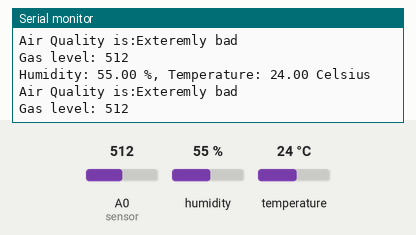
This sketch was run on a simulated Arduino Uno, built with avr-gcc and run on an emulated ATmega328P. Parts: the last lines printed to the serial monitor. The test bench sets the inputs (shaded band); at power-on: A0 (sensor) = 512, humidity 55 %, temperature 24 °C.

Above: at 4.8 s.
4.9 s: A0 (sensor) set to 290
At 7.4 s:
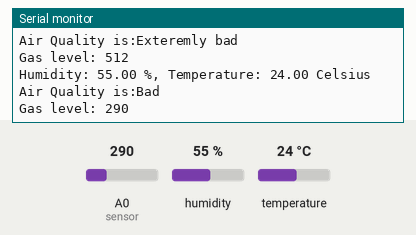
9.7 s: A0 (sensor) set to 215
At 11.5 s:
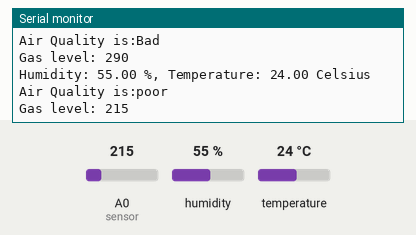
13.8 s: A0 (sensor) set to 165
At 15.7 s:
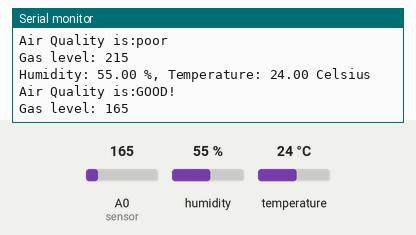
17.9 s: humidity set to 22 %
At 18.9 s:
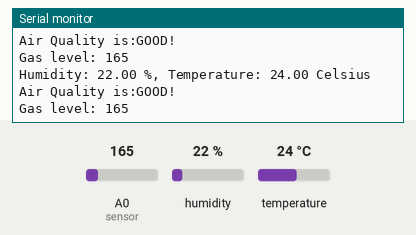
20.9 s: temperature set to 12 °C
At 23.3 s:
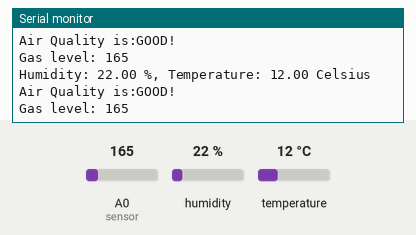
23.9 s: humidity set to 40 %
At 25.4 s:
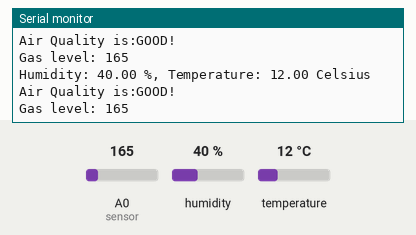
Timing chart, 0 to 26.9 s (numbered marks = the images above; inputs shaded):
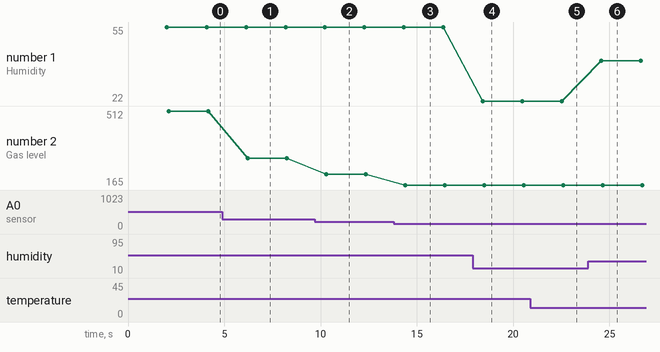

The sketch:

Sensors.ino
```cpp
#include "DHT.h";

#define DHT_PIN 7
#define DHTTYPE DHT11 // DHT type is DHT 11

#define sensor    A0                      //sensor on Analog 0

DHT dht(DHT_PIN, DHTTYPE);

float hum; //Stores humidity value
float temp; // Stores temp value

int gasLevel = 0;     //int variable for gas level
String quality ="";

void setup() {

 Serial.begin(9600);
 dht.begin();
 pinMode(sensor,INPUT);      //set sensor for input

}


void loop() {


  delay(2000); //Delay so sensor can stablize

  // Temp and humidity (DHT 11)
  hum = dht.readHumidity(); // Get humidity value
  temp= dht.readTemperature(); // Get Temperature value

  gasLevel = analogRead(sensor);

  //Air quality (MQ 130)
   if(gasLevel<175){
    quality = "GOOD!    ";
  }
  else if (gasLevel >175 && gasLevel<225){
    quality = "poor   ";
  }
  else if (gasLevel >225 && gasLevel<300){
    quality = "Bad";
  }
  else if (gasLevel >300){
    quality = "Exteremly bad ";
  }


  //Print values to serial monitor

  Serial.print("Humidity: ");
  Serial.print(hum);
  Serial.print(" %, Temperature: ");
  Serial.print(temp);
  Serial.println(" Celsius ");

  Serial.print("Air Quality is:");
  Serial.print(quality);
  Serial.println(" ");
  Serial.print("Gas level: ");
  Serial.println(gasLevel);
}
```

Measured:
- after the input at 4.9 s, the serial monitor: prints a new line after 1.3 s (image 1)
- after the input at 9.7 s, the serial monitor: prints a new line after 0.57 s (image 2)
- after the input at 13.8 s, the serial monitor: prints a new line after 0.57 s (image 3)
- after the input at 17.9 s, the serial monitor: prints a new line after 0.52 s (image 4)
- after the input at 20.9 s, the serial monitor: prints a new line after 1.6 s (image 5)
- after the input at 23.9 s, the serial monitor: prints a new line after 0.67 s (image 6)
- plotted number 1: 55 → 22 after the input at 17.9 s, 22 → 40 after the input at 23.9 s
- plotted number 2: 512 → 290 after the input at 4.9 s, 290 → 215 after the input at 9.7 s, 215 → 165 after the input at 13.8 s
